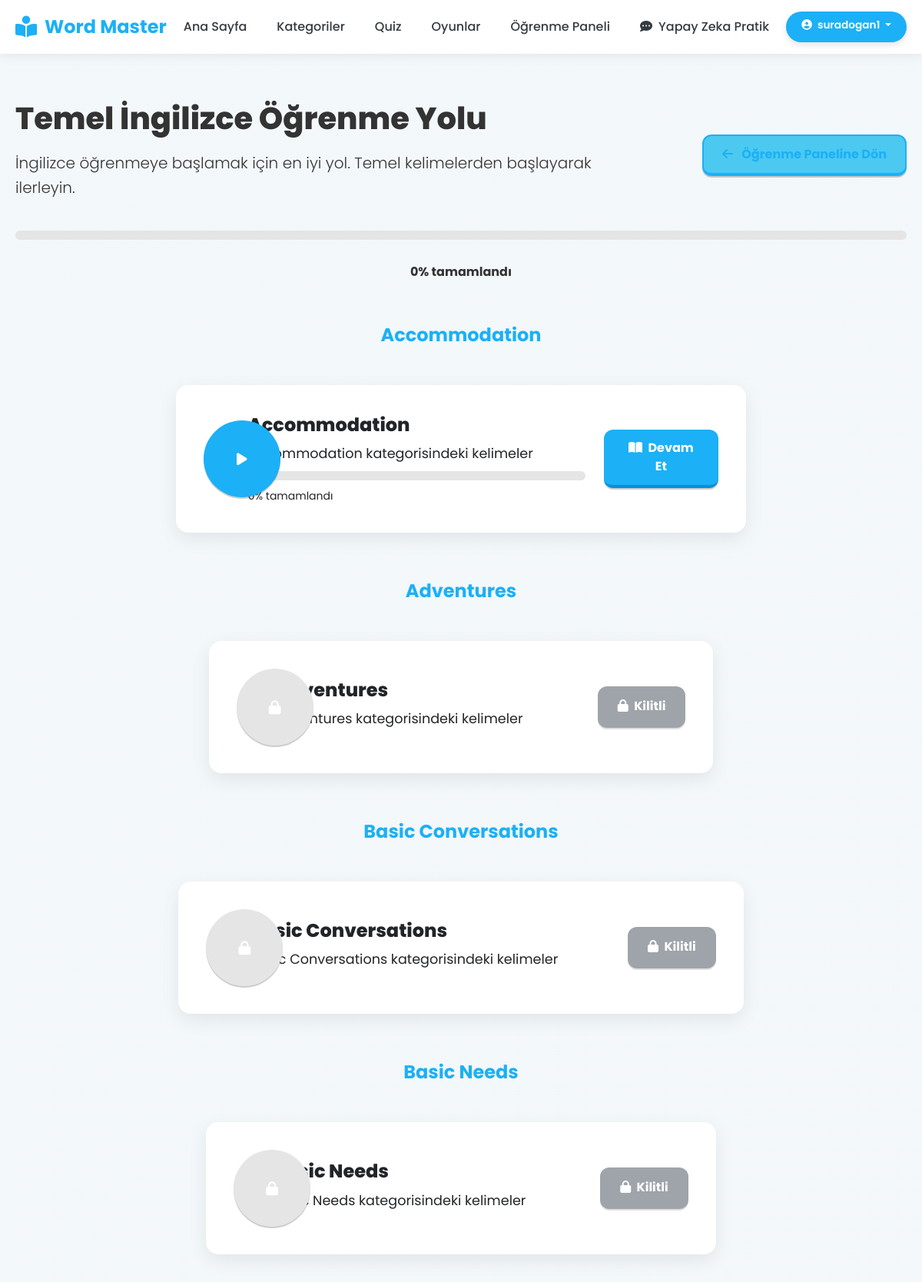
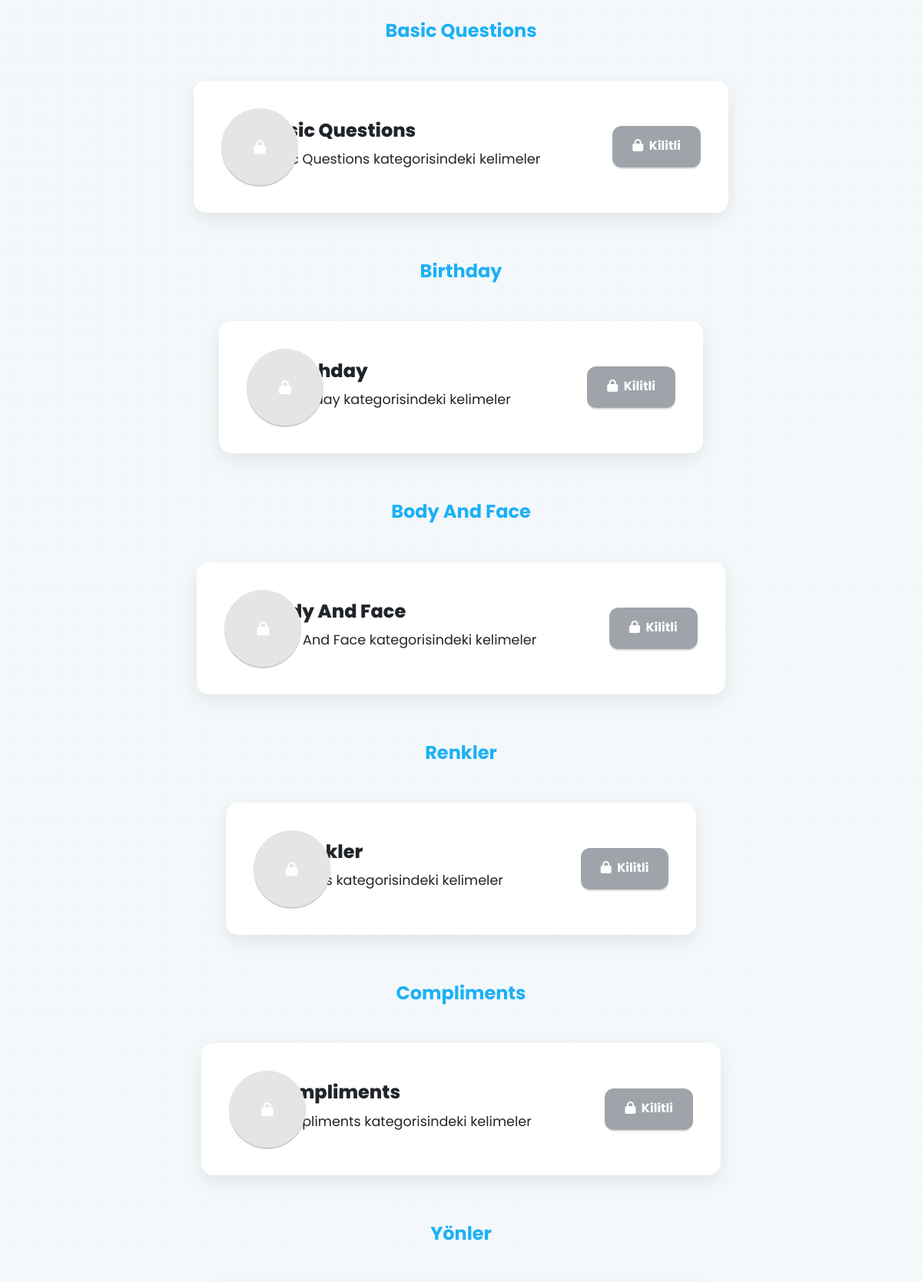
Screenshot of /learning-path/1/ (signed in, upper part) with the database file from the repository (2 pictures, top to bottom).
### core/models.py (models this page shows, shortened)
class LearningPath(models.Model):
    name = models.CharField(max_length=100)
    description = models.TextField(blank=True, null=True)
    image = models.ImageField(upload_to='learning_path_images/', blank=True, null=True)
    categories = models.ManyToManyField(Category, through='LearningPathCategory')
    created_at = models.DateTimeField(auto_now_add=True)

class Category(models.Model):
    name = models.CharField(max_length=100)
    description = models.TextField(blank=True, null=True)
    image = models.ImageField(upload_to='category_images/', blank=True, null=True)
    created_at = models.DateTimeField(auto_now_add=True)
    difficulty_level = models.IntegerField(default=1)  # 1-5 zorluk seviyesi
    order = models.IntegerField(default=0)  # Kategorilerin sıralama düzeni
    mongo_id = models.CharField(max_length=24, blank=True, null=True, db_index=True)  # MongoDB ObjectId'yi saklamak için
    class Meta:
        verbose_name_plural = "Categories"
        ordering = ['order', 'difficulty_level', 'name']

### core/views.py (the view)
# urls.py: path('learning-path/<int:path_id>/', learning_path, name='learning_path'),
@login_required
def learning_path(request, path_id):
    learning_path = get_object_or_404(LearningPath, id=path_id)
    user_profile = request.user.profile
    if user_profile.current_learning_path != learning_path:
        user_profile.current_learning_path = learning_path
        user_profile.save()
    path_categories = LearningPathCategory.objects.filter(learning_path=learning_path).order_by('order')
    categories_progress = []
    unlocked = True  # İlk kategori her zaman açık
    for pc in path_categories:
        category = pc.category
        try:
            category_progress = UserCategoryProgress.objects.get(user=request.user, category=category)
        except UserCategoryProgress.DoesNotExist:
            category_progress = UserCategoryProgress.objects.create(
                user=request.user,
                category=category,
                unlocked=unlocked,
                completed=False
            )
        words = Word.objects.filter(category=category)
        total_words = words.count()
        learned_words = UserProgress.objects.filter(
            user=request.user,
            word__category=category,
            proficiency_level__gte=3
        ).count()
        percentage = int((learned_words / total_words * 100) if total_words > 0 else 0)
        categories_progress.append({
            'category': category,
            'unlocked': category_progress.unlocked,
            'completed': category_progress.completed,
            'learned': learned_words,
            'total': total_words,
            'percentage': percentage,
            'required_score': pc.required_score
        })
        unlocked = category_progress.completed
    total_categories = path_categories.count()
    completed_categories = UserCategoryProgress.objects.filter(
        user=request.user,
        category__in=[pc.category for pc in path_categories],
        completed=True
    ).count()
    overall_progress = int((completed_categories / total_categories * 100) if total_categories > 0 else 0)
    context = {
        'learning_path': learning_path,
        'categories_progress': categories_progress,
        'overall_progress': overall_progress
    }
    return render(request, 'core/learning_path.html', context)

### core/templates/core/learning_path.html (shortened to what this page needs)
{% extends 'core/base.html' %}
{% load static %}
{% block content %}
<div class="container my-5">
    <div class="row mb-4">
        <div class="col-lg-8">
            <h1 class="mb-3">{{ learning_path.name }}</h1>
            <p class="lead">{{ learning_path.description }}</p>
        </div>
        <div class="col-lg-4 text-lg-end d-flex align-items-center justify-content-lg-end">
            <a href="{% url 'dashboard' %}" class="btn btn-secondary">
                <i class="fas fa-arrow-left me-2"></i> Öğrenme Paneline Dön
            </a>
        </div>
    </div>
    <div class="row">
        <div class="col-12">
            <div class="learning-path-progress mb-4">
                <div class="progress-bar">
                </div>
                <div class="text-center mt-2">
                    <span class="fw-bold">{{ overall_progress }}% tamamlandı</span>
                </div>
            </div>
        </div>
    </div>
    <div class="learning-path">
        {% for category_progress in categories_progress %}
            <div class="level {% if not category_progress.unlocked %}locked{% endif %}">
                <h3 class="level-title">{{ category_progress.category.name }}</h3>
                <div class="card animated">
                    <div class="row align-items-center p-3">
                        <div class="col-md-1 text-center">
                            {% if category_progress.completed %}
                                <div class="lesson completed">
                                    <i class="fas fa-check"></i>
                                </div>
                            {% elif category_progress.unlocked %}
                                <div class="lesson active">
                                    <i class="fas fa-play"></i>
                                </div>
                            {% else %}
                                <div class="lesson locked">
                                    <i class="fas fa-lock"></i>
                                </div>
                            {% endif %}
                        </div>
                        <div class="col-md-8">
                            <h4 class="mb-2">{{ category_progress.category.name }}</h4>
                            <p class="mb-2">{{ category_progress.category.description|truncatechars:150 }}</p>
                            {% if category_progress.unlocked %}
                                <div class="progress-bar mb-2">
                                </div>
                                <small>{{ category_progress.percentage }}% tamamlandı</small>
                            {% endif %}
                        </div>
                        <div class="col-md-3 text-end">
                            {% if category_progress.unlocked %}
                                <a href="{% url 'learning_category' category_progress.category.id %}" class="btn btn-primary">
                                    {% if category_progress.completed %}
                                        <i class="fas fa-redo me-1"></i> Tekrar Çalış
                                    {% else %}
                                        <i class="fas fa-book-open me-1"></i> Devam Et
                                    {% endif %}
                                </a>
                            {% else %}
                                <button class="btn btn-secondary" disabled>
                                    <i class="fas fa-lock me-1"></i> Kilitli
                                </button>
                            {% endif %}
                        </div>
                    </div>
                </div>
            </div>
        {% empty %}
            <div class="alert alert-info">
                Bu öğrenme yolunda henüz kategori bulunmamaktadır.
            </div>
        {% endfor %}
    </div>
</div>
{% endblock %}

### core/templates/core/base.html (shortened to what this page needs)
<!DOCTYPE html>
<html lang="tr">
<head>
    <link href="https://cdn.jsdelivr.net/npm/bootstrap@5.3.0/dist/css/bootstrap.min.css" rel="stylesheet">
    <link rel="stylesheet" href="https://cdnjs.cloudflare.com/ajax/libs/font-awesome/6.4.0/css/all.min.css">
    <link rel="stylesheet" href="https://unpkg.com/aos@next/dist/aos.css" />
    <link rel="stylesheet" href="/static/css/duolingo-style.css">
</head>
<body>
    <nav class="navbar">
        <div class="container navbar-container">
                        <a class="navbar-logo" href="{% url 'home' %}">                <i class="fas fa-book-reader"></i> Word Master            </a>                        <div class="navbar-menu">
                <a class="navbar-item {% if request.path == '/' %}active{% endif %}" href="{% url 'home' %}">Ana Sayfa</a>
                {% if user.is_authenticated %}
                    <a class="navbar-item {% if 'categories' in request.path %}active{% endif %}" href="{% url 'category_list' %}">Kategoriler</a>
                    <a class="navbar-item {% if 'quiz' in request.path %}active{% endif %}" href="{% url 'quiz_categories' %}">Quiz</a>
                    <a class="navbar-item {% if 'games' in request.path %}active{% endif %}" href="{% url 'game_menu' %}">Oyunlar</a>
                    <a class="navbar-item {% if 'learning-panel' in request.path %}active{% endif %}" href="{% url 'learning_panel' %}">Öğrenme Paneli</a>
                    <a class="navbar-item {% if 'chat-practice' in request.path %}active{% endif %}" href="{% url 'chat_practice' %}">
                        <i class="fas fa-comment-dots me-1"></i> Yapay Zeka Pratik
                    </a>
                {% else %}
                    <a class="navbar-item" href="/#features">Özellikler</a>
                    <a class="navbar-item" href="/#about">Hakkında</a>
                    <a class="navbar-item" href="/#contact">İletişim</a>
                {% endif %}
                </div>                        <div class="navbar-auth">
                {% if user.is_authenticated %}
                    <div class="dropdown">
                        <a class="btn btn-sm btn-primary dropdown-toggle" href="#" id="userDropdown" role="button" data-bs-toggle="dropdown">
                            <i class="fas fa-user-circle me-1"></i> {{ user.username }}
                        </a>
                    </div>
                {% else %}
                    <a href="{% url 'login' %}" class="btn btn-sm btn-secondary me-2">Giriş</a>
                    <a href="{% url 'register' %}" class="btn btn-sm btn-primary">Kayıt</a>
                {% endif %}
            </div>
        </div>
    </nav>
    <main>
        {% block content %}{% endblock %}
    </main>
</body>
</html>

### static/css/duolingo-style.css (style rules this page uses)
:root { --primary: #1cb0f6; --primary-hover: #0091da; --primary-disabled: #7fd5ff; --secondary: #fff; --text-primary: #333; --text-secondary: #777; --error: #ea2b2b; --warning: #ffc800; --correct: #1cb0f6; --border-radius: 12px; --font-family: 'Nunito', 'DIN Round Pro', sans-serif; --shadow: 0 2px 0 rgba(0, 0, 0, 0.2); --shadow-hover: 0 4px 0 rgba(0, 0, 0, 0.2); }
body { font-family: var(--font-family); color: var(--text-primary); background-color: #f9f9f9; margin: 0; padding: 0; line-height: 1.5; }
h1, h2, h3, h4, h5, h6 { font-weight: 800; line-height: 1.3; margin-bottom: 1rem; }
h1 { font-size: 2.5rem; }
h3 { font-size: 1.75rem; }
h4 { font-size: 1.5rem; }
p { font-size: 1.1rem; line-height: 1.6; }
.container { max-width: 1200px; margin: 0 auto; padding: 0 20px; }
.navbar { background-color: white; box-shadow: 0 2px 4px rgba(0, 0, 0, 0.1); padding: 12px 0; position: sticky; top: 0; z-index: 100; }
.navbar-container { display: flex; justify-content: space-between; align-items: center; }
.navbar-logo { font-size: 24px; font-weight: bold; color: var(--primary); text-decoration: none; }
.navbar-menu { display: flex; gap: 15px; align-items: center; }
.navbar-item { font-weight: bold; text-decoration: none; color: var(--text-primary); transition: all 0.2s; font-size: 1rem; padding: 6px 10px; border-radius: 8px; }
.navbar-auth { display: flex; align-items: center; }
.navbar-auth .btn { font-size: 0.85rem; padding: 6px 12px; }
.navbar-auth .dropdown-toggle { padding: 4px 10px; }
.btn { display: inline-block; font-weight: bold; text-align: center; padding: 12px 24px; border-radius: var(--border-radius); border: none; cursor: pointer; transition: all 0.2s; font-size: 16px; text-decoration: none; box-shadow: var(--shadow); position: relative; }
.btn-primary { background-color: var(--primary); color: white; border-bottom: 4px solid var(--primary-hover); }
.btn-secondary { background-color: var(--secondary); color: var(--primary); border: 2px solid var(--primary); border-bottom-width: 4px; }
.card { background-color: white; border-radius: var(--border-radius); box-shadow: 0 2px 8px rgba(0, 0, 0, 0.1); padding: 20px; margin-bottom: 20px; transition: all 0.3s; }
.learning-path { display: flex; flex-direction: column; align-items: center; padding: 30px 0; }
.level { display: flex; flex-wrap: wrap; justify-content: center; gap: 30px; margin-bottom: 40px; width: 100%; }
.level-title { width: 100%; text-align: center; margin-bottom: 20px; font-size: 24px; font-weight: bold; color: var(--primary); }
.lesson { width: 100px; height: 100px; border-radius: 50%; display: flex; justify-content: center; align-items: center; background-color: var(--primary); color: white; font-weight: bold; font-size: 18px; cursor: pointer; box-shadow: var(--shadow); transition: all 0.3s; position: relative; }
.lesson.locked { background-color: #e5e5e5; cursor: not-allowed; }
.lesson.active { background-color: var(--primary); animation: pulse 2s infinite; }
.progress-bar { height: 12px; background-color: #e5e5e5; border-radius: 6px; margin-bottom: 30px; overflow: hidden; }
.animated { animation: fadeIn 0.5s ease-out; }

### rows the page displays
LearningPath: name "Temel İngilizce Öğrenme Yolu", description "İngilizce öğrenmeye başlamak için en iyi yol. Temel kelimelerden başlayarak ilerleyin."
Category: category.name "Accommodation", category.description "Accommodation kategorisindeki kelimeler", shows "Devam Et"
Category: category.name "Adventures", category.description "Adventures kategorisindeki kelimeler", shows "Kilitli"
Category: category.name "Basic Conversations", category.description "Basic Conversations kategorisindeki kelimeler", shows "Kilitli"
Category: category.name "Basic Needs", category.description "Basic Needs kategorisindeki kelimeler", shows "Kilitli"
Category: category.name "Basic Questions", category.description "Basic Questions kategorisindeki kelimeler", shows "Kilitli"
Category: category.name "Birthday", category.description "Birthday kategorisindeki kelimeler", shows "Kilitli"
Category: category.name "Body And Face", category.description "Body And Face kategorisindeki kelimeler", shows "Kilitli"
Category: category.name "Renkler", category.description "Colors kategorisindeki kelimeler", shows "Kilitli"
Category: category.name "Compliments", category.description "Compliments kategorisindeki kelimeler", shows "Kilitli"
Category: category.name "Yönler"

### other values shown
{{ user.username }} "suradogan1"
{{ overall_progress }} "0"
